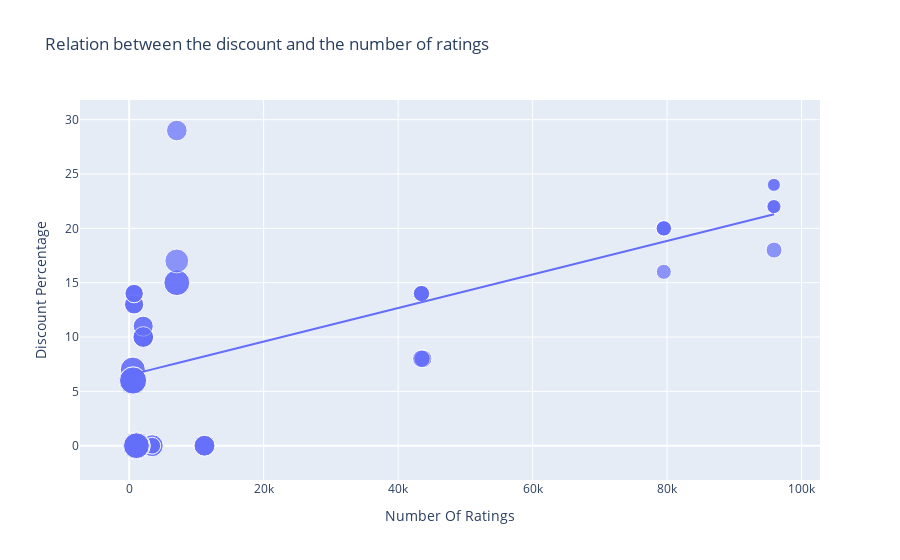

Notebook cell for this chart:
### Code cell
figure = px.scatter(data_frame = df , x = "Number Of Ratings", y = "Discount Percentage",size = "Sale Price",
                    trendline = 'ols',title = 'Relation between the discount and the number of ratings')
figure.show()

### Figure 1 — Plotly figure (JSON) as saved in the notebook; plotly's stock layout.template omitted (floating-point values rounded to 4 significant figures)
{"data": [{"hovertemplate": "Number Of Ratings=%{x}<br>Discount Percentage=%{y}<br>Sale Price=%{marker.size}<extra></extra>", "legendgroup": "", "marker": {"color": "#636efa", "size": [49900, 84900, 84900, 77000, 77000, 49900, 49900, 77000, 89900, 41999, 39999, 41999, 41999, 41999, 131900, 117100, 131900, 117100, 74999, 117900, 117100, 117900, 99900, 44999, 140900, 130900, 64900, 120900, 59900, 75900, 110900, 130900, 120900, 64900, 64900, 75900, 75900, 120900, 59900, 120900, 75900, 140900, 70900, 70900, 75900, 59900, 110900, 120900, 130900, 130900, 54999, 54999, 29999, 34999, 34999, 34999, 54999, 29999, 46999, 46999, 46999, 46999], "sizemode": "area", "sizeref": 352.2, "symbol": "circle"}, "mode": "markers", "name": "", "orientation": "v", "showlegend": false, "type": "scatter", "x": [3431, 3431, 3431, 11202, 11202, 3431, 3431, 11202, 1454, 79512, 79512, 79582, 79512, 79512, 1078, 1078, 1078, 1078, 7088, 7088, 1078, 7088, 7081, 95909, 542, 580, 740, 545, 740, 2101, 545, 580, 580, 730, 730, 2101, 2101, 580, 740, 580, 2092, 545, 2101, 2092, 2101, 740, 545, 580, 580, 580, 43707, 43707, 95807, 95909, 95807, 95909, 43470, 95909, 43470, 43470, 43470, 43470], "xaxis": "x", "y": [0, 0, 0, 0, 0, 0, 0, 0, 0, 20, 16, 20, 20, 20, 0, 0, 0, 0, 29, 15, 0, 15, 17, 18, 6, 6, 13, 6, 14, 10, 7, 6, 6, 13, 13, 10, 10, 6, 14, 6, 10, 6, 11, 11, 10, 14, 7, 6, 6, 6, 8, 8, 24, 22, 22, 22, 8, 24, 14, 14, 14, 14], "yaxis": "y"}, {"hovertemplate": "<b>OLS trendline</b><br>Discount Percentage = 0.000154292 * Number Of Ratings + 6.49233<br>R<sup>2</sup>=0.468988<br><br>Number Of Ratings=%{x}<br>Discount Percentage=%{y} <b>(trend)</b><extra></extra>", "legendgroup": "", "marker": {"color": "#636efa", "symbol": "circle"}, "mode": "lines", "name": "", "showlegend": false, "type": "scatter", "x": [542, 545, 545, 545, 545, 580, 580, 580, 580, 580, 580, 580, 580, 730, 730, 740, 740, 740, 740, 1078, 1078, 1078, 1078, 1078, 1454, 2092, 2092, 2101, 2101, 2101, 2101, 2101, 3431, 3431, 3431, 3431, 3431, 7081, 7088, 7088, 7088, 11202, 11202, 11202, 43470, 43470, 43470, 43470, 43470, 43707, 43707, 79512, 79512, 79512, 79512, 79582, 95807, 95807, 95909, 95909, 95909, 95909], "xaxis": "x", "y": [6.576, 6.576, 6.576, 6.576, 6.576, 6.582, 6.582, 6.582, 6.582, 6.582, 6.582, 6.582, 6.582, 6.605, 6.605, 6.607, 6.607, 6.607, 6.607, 6.659, 6.659, 6.659, 6.659, 6.659, 6.717, 6.815, 6.815, 6.816, 6.816, 6.816, 6.816, 6.816, 7.022, 7.022, 7.022, 7.022, 7.022, 7.585, 7.586, 7.586, 7.586, 8.221, 8.221, 8.221, 13.2, 13.2, 13.2, 13.2, 13.2, 13.24, 13.24, 18.76, 18.76, 18.76, 18.76, 18.77, 21.27, 21.27, 21.29, 21.29, 21.29, 21.29], "yaxis": "y"}], "layout": {"autosize": true, "legend": {"itemsizing": "constant", "tracegroupgap": 0}, "title": {"text": "Relation between the discount and the number of ratings"}, "xaxis": {"anchor": "y", "autorange": true, "domain": [0, 1], "range": [-6745.0, 102400.0], "title": {"text": "Number Of Ratings"}, "type": "linear"}, "yaxis": {"anchor": "x", "autorange": true, "domain": [0, 1], "range": [-5.213, 33.41], "title": {"text": "Discount Percentage"}, "type": "linear"}}}
